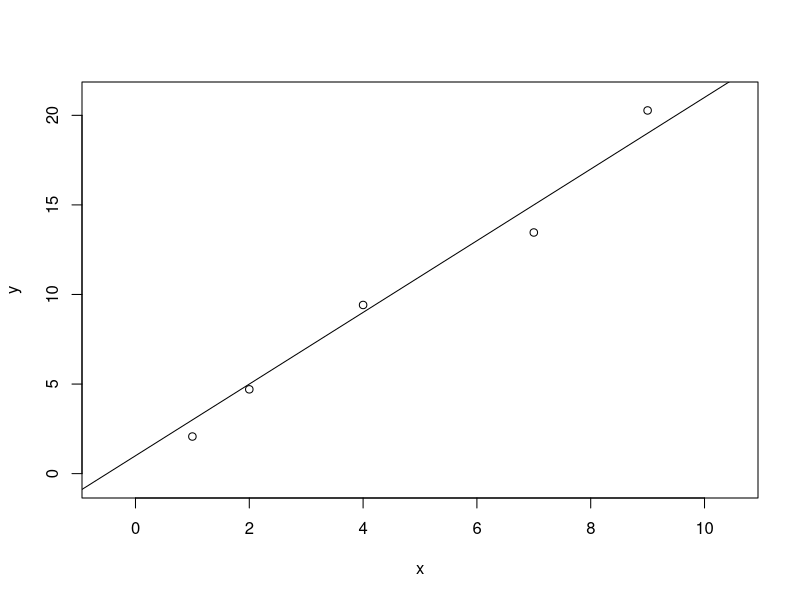

This chart was generated by the following R code:
set.seed(1)
x=sample(1:10,5,replace=T)
x
e=rnorm(5)
e
y=2*x+1+e
y
plot(x,y,xlim=c(-0.5,10.5),ylim=c(-0.5,21))
abline(1,2)
model=lm(y~x)
summary(model)
p=predict(model,as.data.frame(x))
rbind(y,p)
